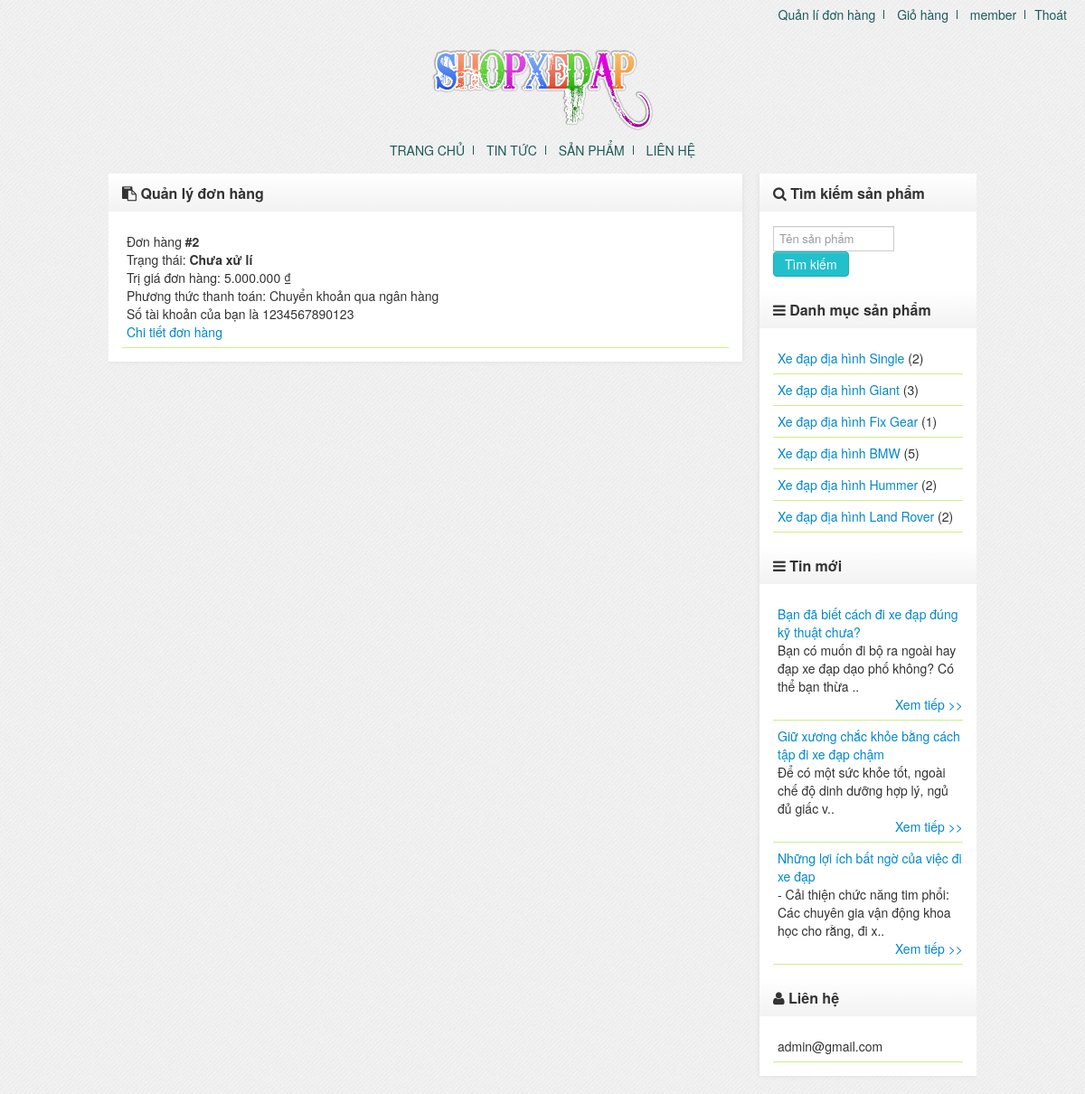
Page /orders.php (signed in) on the committed database.
### tables this page shows
CREATE TABLE IF NOT EXISTS `settings` (
  `title` varchar(150) NOT NULL,
  `home` varchar(150) NOT NULL,
  `email` varchar(150) NOT NULL,
  `page` int(11) NOT NULL
);

CREATE TABLE IF NOT EXISTS `lesson_order` (
  `id` int(11) NOT NULL AUTO_INCREMENT,
  `user_id` int(11) NOT NULL,
  `fullname` varchar(150) NOT NULL,
  `office` varchar(150) NOT NULL,
  `cmnd` varchar(13) NOT NULL,
  `email` varchar(150) NOT NULL,
  `sex` varchar(5) NOT NULL,
  `phone` varchar(11) NOT NULL,
  `address` varchar(150) NOT NULL,
  `choosepayment` tinyint(4) NOT NULL,
  `number_account` varchar(20) NOT NULL,
  `total` float NOT NULL,
  `date` datetime NOT NULL,
  `status` tinyint(4) NOT NULL,
  PRIMARY KEY (`id`),
  KEY `userid_order` (`user_id`)
);

CREATE TABLE IF NOT EXISTS `categories` (
  `id` int(11) NOT NULL AUTO_INCREMENT,
  `cat_name` varchar(150) NOT NULL,
  `show` varchar(5) NOT NULL,
  PRIMARY KEY (`id`)
);

CREATE TABLE IF NOT EXISTS `articles` (
  `id` int(11) NOT NULL AUTO_INCREMENT,
  `articles_name` varchar(150) NOT NULL,
  `cat_id` int(11) NOT NULL,
  `show` varchar(5) NOT NULL,
  `content` text NOT NULL,
  `created` datetime NOT NULL,
  `comment` varchar(5) NOT NULL,
  PRIMARY KEY (`id`),
  KEY `catid_art` (`cat_id`)
);

### orders.php (the view, shortened to what this page needs)
<?php
require_once("inc/header.php")
?>
    <div class="widget">
<?php
if (empty($account))
    echo '<div class="alert alert-error"><i class="icon-warning-sign"></i>&nbsp;Trang này chỉ dành cho khách hàng đã đăng nhập</div>';
else {
if (isset($_GET['id'])) {
    $id = $_GET['id'];
    $sql = "SELECT * FROM `lesson_order` WHERE `user_id` = '$users_id' AND `id` = '$id'";
    $result = $connect->query($sql);
    if ($result -> fetch_array(MYSQLI_NUM) == 0) {
        $title = '404';
        echo '<div class="widget-title"><i class="icon-warning-sign"></i>&nbsp;404</div>
            <div class="widget-body"><p align="center">Oops, Trang này không tồn tại<br /><br /><a href="' . $set['home'] . '" class="btn">Trở lại</a></p></div>';
    } else {
        $row = $result -> fetch_array(MYSQLI_ASSOC);
        $title = 'Chi tiết đơn hàng #' . $id . '';
        echo '<div class="widget-title"><i class="icon-paste"></i>&nbsp;Chi tiết đơn hàng #' . $id . '<span style="float: right;"><a href="orders.php" class="btn"><i class="icon-chevron-left"></i>&nbsp;Quay lại</a></span></div>
            <div class="widget-body">';
        $datetime = explode(" ", $row['date']);
        $time = $datetime[1];
        $date = explode("-", $datetime[0]);
        $date = $date[2] . '/' . $date[1] . '/' . $date[0];
        echo 'Ngày tạo: ' . $time . ' | ' . $date;
        echo '<br />Trạng thái: ';
        if ($row['status'] == 1)
            echo '<strong>Chưa xử lí</strong>';
        elseif ($row['status'] == 2)
            echo '<strong>Đang xử lí</strong>';
        else
            echo '<strong>Đã xử lí</strong>';
        echo '<br />Trị giá đơn hàng: ' . number_format($row['total'], 0, ",", ".") . ' ₫';
        echo '<br />Phương thức thanh toán: ';
        if ($row['choosepayment'] == 1)
            echo 'Thanh toán trực tiếp<br />';
        elseif ($row['choosepayment'] == 2)
            echo 'Thanh toán qua bưu điện<br />';
        else
            echo 'Chuyển khoản qua ngân hàng<br />Số tài khoản của bạn là ' . $row['number_account'] . '<br />';
        echo '<div class="newsDetail">Thông tin người thanh toán</div>
                    <strong>' . $row['fullname'] . '</strong>
                    <br />Địa chỉ: ' . $row['address'] . '
                    <br />Điện thoại: ' . $row['phone'] . '
                    <br />Email: ' . $row['email'] . '';
        echo '<div class="newsDetail">Thông tin người nhận</div>
                    <strong>' . $ad_user['fullname'] . '</strong>
                    <br />Địa chỉ: ' . $ad_user['address'] . '
                    <br />Điện thoại: ' . $ad_user['phone'] . '
                    <br />Email: ' . $ad_user['email'] . '';
        echo '<div class="newsDetail">Đơn hàng bao gồm</div>';
        $order_id = $row['id'];
        $query = "SELECT * FROM `lesson_order_detail` WHERE `order_id` = '$order_id'";
        $res = $connect->query($query);
        $i = 0;
        ?>
        <table class="table table-striped table-bordered dataTable" style="width:100%;">
            <tbody>
            <tr>
                <th scope="col" style="width: 8px;">#</th>
                <th scope="col">Sản phẩm</th>
                <th scope="col" style="width: 65px;">Số lượng</th>
                <th scope="col" style="width: 80px;">Giá</th>
                <th scope="col" style="width: 90px;">Tổng</th>
            </tr>
            <?php
            while ($rows = $res -> fetch_array(MYSQLI_ASSOC)) {
                $i++;
                $product_id = $rows['product_id'];
                $product_sql = "SELECT `pro_name` FROM `products` WHERE `id` = '$product_id'";
                $product_result = $connect->query($product_sql);
                $product_row = $product_result -> fetch_array(MYSQLI_ASSOC);
                ?>
                <tr class="row0">
                    <td>
                        <?php echo $i; ?>
                    </td>
                    <td>
                        <a href="products.php?id=<?php echo $product_id; ?>"><?php echo $product_row['pro_name']; ?></a>
                    </td>
                    <td>
                        <input type="text" value="<?php echo $rows['qty']; ?>" style="width: 30px;"
                               disabled="disabled"/>
                    </td>
                    <td>
                        <?php echo number_format($rows['price'], 0, ",", "."); ?> ₫
                    </td>
                    <td>
                        <?php echo number_format($rows['qty'] * $rows['price'], 0, ",", "."); ?> ₫
                    </td>
                </tr>
                <?php
            }
            ?>
            </tbody>
        </table>
        <?php
        echo '</div>';
    }
}else {
    ?>
    <div class="widget-title"><i class="icon-paste"></i>&nbsp;Quản lý đơn hàng</div>
    <div class="widget-body">
    <?php
    $sql = "SELECT * FROM `lesson_order` WHERE `user_id` = '$users_id'";
    $result = $connect->query($sql);
    if ($result -> fetch_array(MYSQLI_NUM) == 0)
        echo '<div class="alert alert-info"><i class="icon-info-sign"></i>&nbsp;Chưa có đơn hàng nào</div>';
    else {
        while ($row = $result -> fetch_array(MYSQLI_ASSOC)) {
            echo '<div class="cat_list">';
            echo 'Đơn hàng <strong>#' . $row['id'] . '</strong>';
            echo '<br />Trạng thái: ';
            if ($row['status'] == 1)
                echo '<strong>Chưa xử lí</strong>';
            elseif ($row['status'] == 2)
                echo '<strong>Đang xử lí</strong>';
            else
                echo '<strong>Đã xử lí</strong>';
            echo '<br />Trị giá đơn hàng: ' . number_format($row['total'], 0, ",", ".") . ' ₫';
            echo '<br />Phương thức thanh toán: ';
            if ($row['choosepayment'] == 1)
                echo 'Thanh toán trực tiếp<br />';
            elseif ($row['choosepayment'] == 2)
                echo 'Thanh toán qua bưu điện<br />';
            else
                echo 'Chuyển khoản qua ngân hàng<br />Số tài khoản của bạn là ' . $row['number_account'] . '<br />';
            echo '<a href="?id=' . $row['id'] . '">Chi tiết đơn hàng</a>';
            echo '</div>';
        }
    }
    echo '</div>';
}
}
?>
    </div>
<?php
require_once("inc/footer.php");
?>

### inc/header.php (shortened to what this page needs)
<?php
    require_once("connect.php");
	if(isset($_COOKIE['user']))
		$account = $_COOKIE['user'];
	elseif(isset($_SESSION['user']))
		$account = $_SESSION['user'];
	else
		$account = '';
    $set = $connect -> query("SELECT * FROM `settings`") -> fetch_array(MYSQLI_ASSOC);
    $users = $connect -> query("SELECT * FROM `users` WHERE `user` = '$account'") -> fetch_array(MYSQLI_ASSOC);
    $users_id = $users['id'];
?>
<!DOCTYPE html PUBLIC "-//W3C//DTD XHTML 1.0 Transitional//EN" "http://www.w3.org/TR/xhtml1/DTD/xhtml1-transitional.dtd">
<html xmlns="http://www.w3.org/1999/xhtml">
<head>
	<link rel="stylesheet" href="<?php echo $set['home']; ?>/themes/style.css" />
	<link rel="stylesheet" href="<?php echo $set['home']; ?>/themes/bootstrap.css" />
	<link rel="stylesheet" href="<?php echo $set['home']; ?>/themes/font-awesome.css" />
</head>
<body>
<div id="header">
	<img src="<?php echo $set['home']; ?>/themes/logo.png" alt="logo" />
	<div id="top_menu">
		<ul>
            <?php
            if($account && $account != 'admin') {
                echo '<li class="b_right"><a href="'.$set['home'].'/orders.php">Quản lí đơn hàng</a></li>';
            ?>
			<li class="b_right">
				<a href="<?php echo $set['home']; ?>/cart.php">Giỏ hàng
            <?php
				}
				echo '</a></li>';
            ?>
			<?php
				if(empty($account)) {
					echo '<li class="b_right"><a href="'.$set['home'].'/register.php">Đăng ký</a></li>
			<li><a href="'.$set['home'].'/login.php">Đăng nhập</a></li>';
				}else {
					if($account == 'admin') {
						echo '<li class="b_right"><a href="'.$set['home'].'/admin/">Quản trị website</a></li>';
						echo '<li class="b_right"><a href="'.$set['home'].'/admin/account.php">'.$account.'</a></li>';
					}else {
						echo '<li class="b_right"><a href="'.$set['home'].'/account.php">'.$account.'</a></li>';
					}
					echo '<li><a href="'.$set['home'].'/logout.php">Thoát</a></li>';
				}
			?>
		</ul>
	</div>
</div>
<div id="menu_container">
	<ul>
		<li class="b_right"><a href="<?php echo $set['home']; ?>/index.php">Trang chủ</a></li>
		<li class="b_right"><a href="<?php echo $set['home']; ?>/articles.php">Tin tức</a></li>
		<li class="b_right"><a href="<?php echo $set['home']; ?>/products.php">Sản phẩm</a></li>
		<li><a href="<?php echo $set['home']; ?>/contacts.php">Liên hệ</a></li>
	</ul>
</div>
<div id="content">
	<div id="body">

### inc/footer.php (shortened to what this page needs)
<div id="footer"></div>
</div>
<div id="sidebar">
    <div class="widget">
        <div class="widget-title"><i class="icon-search"></i>&nbsp;Tìm kiếm sản phẩm</div>
        <div class="widget-body">
            <form action="<?php echo $set['home']; ?>/search.php" name="form1" method="GET">
                <input type="text" name="key" placeholder="Tên sản phẩm" style="width: 57%"/>
                <input type="submit" class="btn" value="Tìm kiếm"/>
            </form>
        </div>
        <div class="widget-title"><i class="icon-reorder"></i>&nbsp;Danh mục sản phẩm</div>
        <div class="widget-body">
            <?php
            $sql = "SELECT * FROM `categories` WHERE `show` = 'true' ORDER BY `id` DESC";
            $result = $connect->query($sql);
            if ($result->fetch_array(MYSQLI_NUM) == 0)
                echo '<div class="alert alert-info"><i class="icon-info-sign"></i>&nbsp;Chưa có danh mục sản phẩm nào</div>';
            else {
                while ($row = $result->fetch_array(MYSQLI_ASSOC)) {
                    $cat_id = $row['id'];
                    $query = "SELECT COUNT(`id`) as total FROM `products` WHERE `show` = 'true' AND `cat_id` = '$cat_id'";
                    $res = $connect->query($query);
                    $rows = $res->fetch_array(MYSQLI_ASSOC);
                    $count = $rows['total'];
                    echo '<div class="cat_list"><a href="' . $set['home'] . '/categories.php?id=' . $row['id'] . '">' . $row['cat_name'] . '</a> (' . $count . ')</div>';
                }
            }
            ?>
        </div>
        <div class="widget-title"><i class="icon-reorder"></i>&nbsp;Tin mới</div>
        <div class="widget-body">
            <?php
            $sql = "SELECT * FROM `articles` WHERE `show` = 'true' ORDER BY `id` DESC LIMIT 0,5";
            $result = $connect->query($sql);
            if ($result->fetch_array(MYSQLI_NUM) == 0)
                echo '<div class="alert alert-info"><i class="icon-info-sign"></i>&nbsp;Chưa có tin tức nào</div>';
            else {
                echo '<marquee  behavior="scroll" scrollamount="2" direction="up" onmouseover="this.stop()" onmouseout="this.start()">';
                while ($row = $result->fetch_array(MYSQLI_ASSOC)) {
                    echo '<div class="cat_list"><a href="' . $set['home'] . '/articles.php?id=' . $row['id'] . '">' . $row['articles_name'] . '</a><div class="shortdesc">' . substr($row['content'], 0, 100) . '..</div><span style="float: right;"><a href="#">Xem tiếp >></a></span><br /></div>';
                }
                echo '</marquee>';
            }
            ?>
        </div>
        <div class="widget-title"><i class="icon-user"></i>&nbsp;Liên hệ</div>
        <div class="widget-body">
            <div class="cat_list"><?php echo $set['email']; ?></div>
        </div>
    </div>
</div>
</body>
</html>

### rows in the picture
settings: home (picture), email "admin@gmail.com"
lesson_order: id "2", status "Chưa xử lí", total "5.000.000", number_account "1234567890123"
categories: cat_name "Xe đạp địa hình Single", count "2"
categories: cat_name "Xe đạp địa hình Giant", count "3"
categories: cat_name "Xe đạp địa hình Fix Gear", count "1"
categories: cat_name "Xe đạp địa hình BMW", count "5"
categories: cat_name "Xe đạp địa hình Hummer", count "2"
categories: cat_name "Xe đạp địa hình Land Rover", count "2"
articles: articles_name "Bạn đã biết cách đi xe đạp đúng kỹ thuật chưa?", content "Bạn có muốn đi bộ ra ngoài hay đạp xe đạp dạo phố không? Có thể bạn thừa"
articles: articles_name "Giữ xương chắc khỏe bằng cách tập đi xe đạp chậm", content "Để có một sức khỏe tốt, ngoài chế độ dinh dưỡng hợp lý, ngủ đủ giấc v"
articles: articles_name "Những lợi ích bất ngờ của việc đi xe đạp", content "- Cải thiện chức năng tim phổi: Các chuyên gia vận động khoa học cho rằng, đi x"

### other values in the picture
$account "member"
